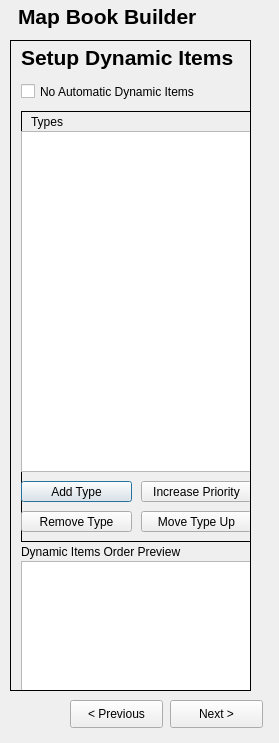
<?xml version="1.0" encoding="UTF-8"?>
<ui version="4.0">
 <class>mbb_qgis_pluginDialogBase</class>
 <widget class="QDialog" name="mbb_qgis_pluginDialogBase">
  <property name="geometry">
   <rect>
    <x>0</x>
    <y>0</y>
    <width>279</width>
    <height>743</height>
   </rect>
  </property>
  <property name="windowTitle">
   <string>Map Book Builder</string>
  </property>
  <widget class="QStackedWidget" name="stackedWidget">
   <property name="geometry">
    <rect>
     <x>10</x>
     <y>40</y>
     <width>241</width>
     <height>651</height>
    </rect>
   </property>
   <property name="frameShape">
    <enum>QFrame::Box</enum>
   </property>
   <property name="currentIndex">
    <number>3</number>
   </property>
   <widget class="QWidget" name="Setup">
    <widget class="QRadioButton" name="loadExisting">
     <property name="geometry">
      <rect>
       <x>10</x>
       <y>40</y>
       <width>161</width>
       <height>21</height>
      </rect>
     </property>
     <property name="text">
      <string>Load Existing Setup File</string>
     </property>
    </widget>
    <widget class="QRadioButton" name="modExisting">
     <property name="geometry">
      <rect>
       <x>10</x>
       <y>90</y>
       <width>161</width>
       <height>21</height>
      </rect>
     </property>
     <property name="text">
      <string>Modify Existing</string>
     </property>
    </widget>
    <widget class="QRadioButton" name="permCopyExisting">
     <property name="geometry">
      <rect>
       <x>130</x>
       <y>90</y>
       <width>191</width>
       <height>21</height>
      </rect>
     </property>
     <property name="text">
      <string>Modify a permanent copy</string>
     </property>
    </widget>
    <widget class="QRadioButton" name="tempCopyExisting">
     <property name="geometry">
      <rect>
       <x>310</x>
       <y>90</y>
       <width>191</width>
       <height>21</height>
      </rect>
     </property>
     <property name="text">
      <string>Modify a temporary copy</string>
     </property>
    </widget>
    <widget class="QRadioButton" name="newPermSetup">
     <property name="geometry">
      <rect>
       <x>10</x>
       <y>130</y>
       <width>191</width>
       <height>20</height>
      </rect>
     </property>
     <property name="text">
      <string>Save Setup File</string>
     </property>
    </widget>
    <widget class="QRadioButton" name="newTempSetup">
     <property name="geometry">
      <rect>
       <x>10</x>
       <y>200</y>
       <width>191</width>
       <height>20</height>
      </rect>
     </property>
     <property name="text">
      <string>Create Temporary Setup File</string>
     </property>
    </widget>
    <widget class="QToolButton" name="loadExistingBrowser">
     <property name="geometry">
      <rect>
       <x>630</x>
       <y>60</y>
       <width>27</width>
       <height>22</height>
      </rect>
     </property>
     <property name="text">
      <string>...</string>
     </property>
    </widget>
    <widget class="QLineEdit" name="existingSetupFile">
     <property name="geometry">
      <rect>
       <x>10</x>
       <y>60</y>
       <width>611</width>
       <height>22</height>
      </rect>
     </property>
    </widget>
    <widget class="QLineEdit" name="newSetupFile">
     <property name="geometry">
      <rect>
       <x>10</x>
       <y>150</y>
       <width>611</width>
       <height>22</height>
      </rect>
     </property>
    </widget>
    <widget class="QToolButton" name="saveSetupBrowser">
     <property name="geometry">
      <rect>
       <x>630</x>
       <y>150</y>
       <width>27</width>
       <height>22</height>
      </rect>
     </property>
     <property name="text">
      <string>...</string>
     </property>
    </widget>
    <widget class="QLabel" name="title_label_2">
     <property name="geometry">
      <rect>
       <x>10</x>
       <y>0</y>
       <width>481</width>
       <height>33</height>
      </rect>
     </property>
     <property name="text">
      <string>&lt;!DOCTYPE HTML PUBLIC &quot;-//W3C//DTD HTML 4.0//EN&quot; &quot;http://www.w3.org/TR/REC-html40/strict.dtd&quot;&gt;
&lt;html&gt;&lt;head&gt;&lt;meta name=&quot;qrichtext&quot; content=&quot;1&quot; /&gt;&lt;style type=&quot;text/css&quot;&gt;
p, li { white-space: pre-wrap; }
&lt;/style&gt;&lt;/head&gt;&lt;body style=&quot; font-family:'MS Shell Dlg 2'; font-size:8pt; font-weight:400; font-style:normal;&quot;&gt;
&lt;p style=&quot; margin-top:0px; margin-bottom:0px; margin-left:0px; margin-right:0px; -qt-block-indent:0; text-indent:0px;&quot;&gt;&lt;span style=&quot; font-family:'Sans Serif'; font-size:16pt; font-weight:600;&quot;&gt;Setup Map Book Builder Config File&lt;/span&gt;&lt;/p&gt;&lt;/body&gt;&lt;/html&gt;</string>
     </property>
     <property name="alignment">
      <set>Qt::AlignLeading|Qt::AlignLeft|Qt::AlignVCenter</set>
     </property>
    </widget>
   </widget>
   <widget class="QWidget" name="Template">
    <widget class="QTreeWidget" name="templates">
     <property name="geometry">
      <rect>
       <x>140</x>
       <y>300</y>
       <width>256</width>
       <height>192</height>
      </rect>
     </property>
     <column>
      <property name="text">
       <string notr="true">1</string>
      </property>
     </column>
    </widget>
    <widget class="QgsOpacityWidget" name="mainOverlayT" native="true">
     <property name="geometry">
      <rect>
       <x>360</x>
       <y>250</y>
       <width>160</width>
       <height>27</height>
      </rect>
     </property>
     <property name="opacity" stdset="0">
      <double>0.500000000000000</double>
     </property>
    </widget>
    <widget class="QCheckBox" name="mainOverlay">
     <property name="geometry">
      <rect>
       <x>360</x>
       <y>230</y>
       <width>131</width>
       <height>20</height>
      </rect>
     </property>
     <property name="text">
      <string>Overlay Basemap</string>
     </property>
    </widget>
    <widget class="QComboBox" name="mainBasemap">
     <property name="geometry">
      <rect>
       <x>152</x>
       <y>250</y>
       <width>201</width>
       <height>22</height>
      </rect>
     </property>
    </widget>
    <widget class="QLabel" name="title_label_3">
     <property name="geometry">
      <rect>
       <x>10</x>
       <y>0</y>
       <width>481</width>
       <height>33</height>
      </rect>
     </property>
     <property name="text">
      <string>&lt;!DOCTYPE HTML PUBLIC &quot;-//W3C//DTD HTML 4.0//EN&quot; &quot;http://www.w3.org/TR/REC-html40/strict.dtd&quot;&gt;
&lt;html&gt;&lt;head&gt;&lt;meta name=&quot;qrichtext&quot; content=&quot;1&quot; /&gt;&lt;style type=&quot;text/css&quot;&gt;
p, li { white-space: pre-wrap; }
&lt;/style&gt;&lt;/head&gt;&lt;body style=&quot; font-family:'MS Shell Dlg 2'; font-size:8pt; font-weight:400; font-style:normal;&quot;&gt;
&lt;p style=&quot; margin-top:0px; margin-bottom:0px; margin-left:0px; margin-right:0px; -qt-block-indent:0; text-indent:0px;&quot;&gt;&lt;span style=&quot; font-family:'Sans Serif'; font-size:16pt; font-weight:600;&quot;&gt;Setup Map Template&lt;/span&gt;&lt;/p&gt;&lt;/body&gt;&lt;/html&gt;</string>
     </property>
     <property name="alignment">
      <set>Qt::AlignLeading|Qt::AlignLeft|Qt::AlignVCenter</set>
     </property>
    </widget>
   </widget>
   <widget class="QWidget" name="Consistent">
    <widget class="QLabel" name="title_label_4">
     <property name="geometry">
      <rect>
       <x>10</x>
       <y>0</y>
       <width>481</width>
       <height>33</height>
      </rect>
     </property>
     <property name="text">
      <string>&lt;!DOCTYPE HTML PUBLIC &quot;-//W3C//DTD HTML 4.0//EN&quot; &quot;http://www.w3.org/TR/REC-html40/strict.dtd&quot;&gt;
&lt;html&gt;&lt;head&gt;&lt;meta name=&quot;qrichtext&quot; content=&quot;1&quot; /&gt;&lt;style type=&quot;text/css&quot;&gt;
p, li { white-space: pre-wrap; }
&lt;/style&gt;&lt;/head&gt;&lt;body style=&quot; font-family:'MS Shell Dlg 2'; font-size:8pt; font-weight:400; font-style:normal;&quot;&gt;
&lt;p style=&quot; margin-top:0px; margin-bottom:0px; margin-left:0px; margin-right:0px; -qt-block-indent:0; text-indent:0px;&quot;&gt;&lt;span style=&quot; font-family:'Sans Serif'; font-size:16pt; font-weight:600;&quot;&gt;Setup Consistent Items&lt;/span&gt;&lt;/p&gt;&lt;/body&gt;&lt;/html&gt;</string>
     </property>
     <property name="alignment">
      <set>Qt::AlignLeading|Qt::AlignLeft|Qt::AlignVCenter</set>
     </property>
    </widget>
   </widget>
   <widget class="QWidget" name="Dynamic">
    <widget class="QLabel" name="title_label_5">
     <property name="geometry">
      <rect>
       <x>10</x>
       <y>0</y>
       <width>481</width>
       <height>33</height>
      </rect>
     </property>
     <property name="text">
      <string>&lt;!DOCTYPE HTML PUBLIC &quot;-//W3C//DTD HTML 4.0//EN&quot; &quot;http://www.w3.org/TR/REC-html40/strict.dtd&quot;&gt;
&lt;html&gt;&lt;head&gt;&lt;meta name=&quot;qrichtext&quot; content=&quot;1&quot; /&gt;&lt;style type=&quot;text/css&quot;&gt;
p, li { white-space: pre-wrap; }
&lt;/style&gt;&lt;/head&gt;&lt;body style=&quot; font-family:'MS Shell Dlg 2'; font-size:8pt; font-weight:400; font-style:normal;&quot;&gt;
&lt;p style=&quot; margin-top:0px; margin-bottom:0px; margin-left:0px; margin-right:0px; -qt-block-indent:0; text-indent:0px;&quot;&gt;&lt;span style=&quot; font-family:'Sans Serif'; font-size:16pt; font-weight:600;&quot;&gt;Setup Dynamic Items&lt;/span&gt;&lt;/p&gt;&lt;/body&gt;&lt;/html&gt;</string>
     </property>
     <property name="alignment">
      <set>Qt::AlignLeading|Qt::AlignLeft|Qt::AlignVCenter</set>
     </property>
    </widget>
    <widget class="QCheckBox" name="checkBox">
     <property name="geometry">
      <rect>
       <x>10</x>
       <y>40</y>
       <width>201</width>
       <height>21</height>
      </rect>
     </property>
     <property name="text">
      <string>No Automatic Dynamic Items</string>
     </property>
    </widget>
    <widget class="QListWidget" name="previewList">
     <property name="geometry">
      <rect>
       <x>10</x>
       <y>520</y>
       <width>831</width>
       <height>141</height>
      </rect>
     </property>
     <property name="horizontalScrollBarPolicy">
      <enum>Qt::ScrollBarAlwaysOff</enum>
     </property>
     <property name="editTriggers">
      <set>QAbstractItemView::NoEditTriggers</set>
     </property>
     <property name="showDropIndicator" stdset="0">
      <bool>false</bool>
     </property>
     <property name="defaultDropAction">
      <enum>Qt::IgnoreAction</enum>
     </property>
     <property name="alternatingRowColors">
      <bool>true</bool>
     </property>
     <property name="selectionMode">
      <enum>QAbstractItemView::NoSelection</enum>
     </property>
    </widget>
    <widget class="QLabel" name="label">
     <property name="geometry">
      <rect>
       <x>10</x>
       <y>500</y>
       <width>311</width>
       <height>21</height>
      </rect>
     </property>
     <property name="text">
      <string>Dynamic Items Order Preview</string>
     </property>
    </widget>
    <widget class="QFrame" name="Types">
     <property name="geometry">
      <rect>
       <x>10</x>
       <y>70</y>
       <width>231</width>
       <height>431</height>
      </rect>
     </property>
     <property name="frameShape">
      <enum>QFrame::Box</enum>
     </property>
     <property name="frameShadow">
      <enum>QFrame::Plain</enum>
     </property>
     <widget class="QLabel" name="label_4">
      <property name="geometry">
       <rect>
        <x>10</x>
        <y>0</y>
        <width>71</width>
        <height>21</height>
       </rect>
      </property>
      <property name="text">
       <string>Types</string>
      </property>
     </widget>
     <widget class="QPushButton" name="tAdd">
      <property name="geometry">
       <rect>
        <x>0</x>
        <y>370</y>
        <width>111</width>
        <height>21</height>
       </rect>
      </property>
      <property name="text">
       <string>Add Type</string>
      </property>
      <property name="checkable">
       <bool>false</bool>
      </property>
     </widget>
     <widget class="QPushButton" name="tRemove">
      <property name="geometry">
       <rect>
        <x>0</x>
        <y>400</y>
        <width>111</width>
        <height>21</height>
       </rect>
      </property>
      <property name="text">
       <string>Remove Type</string>
      </property>
     </widget>
     <widget class="QPushButton" name="tMoveUp">
      <property name="geometry">
       <rect>
        <x>120</x>
        <y>400</y>
        <width>111</width>
        <height>21</height>
       </rect>
      </property>
      <property name="text">
       <string>Move Type Up</string>
      </property>
     </widget>
     <widget class="QPushButton" name="tIncrease">
      <property name="geometry">
       <rect>
        <x>120</x>
        <y>370</y>
        <width>111</width>
        <height>21</height>
       </rect>
      </property>
      <property name="text">
       <string>Increase Priority</string>
      </property>
     </widget>
     <widget class="QTreeWidget" name="tTree">
      <property name="geometry">
       <rect>
        <x>0</x>
        <y>20</y>
        <width>231</width>
        <height>341</height>
       </rect>
      </property>
      <property name="lineWidth">
       <number>0</number>
      </property>
      <property name="alternatingRowColors">
       <bool>true</bool>
      </property>
      <property name="selectionBehavior">
       <enum>QAbstractItemView::SelectItems</enum>
      </property>
      <property name="autoExpandDelay">
       <number>0</number>
      </property>
      <property name="itemsExpandable">
       <bool>true</bool>
      </property>
      <property name="sortingEnabled">
       <bool>false</bool>
      </property>
      <property name="wordWrap">
       <bool>true</bool>
      </property>
      <property name="columnCount">
       <number>1</number>
      </property>
      <attribute name="headerVisible">
       <bool>false</bool>
      </attribute>
      <attribute name="headerMinimumSectionSize">
       <number>49</number>
      </attribute>
      <attribute name="headerShowSortIndicator" stdset="0">
       <bool>false</bool>
      </attribute>
      <column>
       <property name="text">
        <string notr="true">1</string>
       </property>
      </column>
     </widget>
    </widget>
    <widget class="QFrame" name="Scenarios">
     <property name="geometry">
      <rect>
       <x>490</x>
       <y>70</y>
       <width>351</width>
       <height>431</height>
      </rect>
     </property>
     <property name="frameShape">
      <enum>QFrame::Box</enum>
     </property>
     <property name="frameShadow">
      <enum>QFrame::Plain</enum>
     </property>
     <widget class="QLabel" name="label_6">
      <property name="geometry">
       <rect>
        <x>10</x>
        <y>0</y>
        <width>71</width>
        <height>21</height>
       </rect>
      </property>
      <property name="text">
       <string>Scenarios</string>
      </property>
     </widget>
     <widget class="QPushButton" name="sAdd">
      <property name="geometry">
       <rect>
        <x>0</x>
        <y>370</y>
        <width>111</width>
        <height>21</height>
       </rect>
      </property>
      <property name="text">
       <string>Add Scenario</string>
      </property>
     </widget>
     <widget class="QPushButton" name="sRemove">
      <property name="geometry">
       <rect>
        <x>0</x>
        <y>400</y>
        <width>231</width>
        <height>21</height>
       </rect>
      </property>
      <property name="text">
       <string>Remove (Sub-)Scenario</string>
      </property>
     </widget>
     <widget class="QPushButton" name="sMoveUp">
      <property name="geometry">
       <rect>
        <x>240</x>
        <y>400</y>
        <width>111</width>
        <height>21</height>
       </rect>
      </property>
      <property name="text">
       <string>Move Type Up</string>
      </property>
     </widget>
     <widget class="QPushButton" name="sIncrease">
      <property name="geometry">
       <rect>
        <x>240</x>
        <y>370</y>
        <width>111</width>
        <height>21</height>
       </rect>
      </property>
      <property name="text">
       <string>Increase Priority</string>
      </property>
     </widget>
     <widget class="QTreeWidget" name="sTree">
      <property name="geometry">
       <rect>
        <x>0</x>
        <y>20</y>
        <width>351</width>
        <height>341</height>
       </rect>
      </property>
      <property name="lineWidth">
       <number>0</number>
      </property>
      <property name="alternatingRowColors">
       <bool>true</bool>
      </property>
      <property name="selectionBehavior">
       <enum>QAbstractItemView::SelectItems</enum>
      </property>
      <property name="autoExpandDelay">
       <number>0</number>
      </property>
      <property name="itemsExpandable">
       <bool>true</bool>
      </property>
      <property name="sortingEnabled">
       <bool>false</bool>
      </property>
      <property name="wordWrap">
       <bool>true</bool>
      </property>
      <property name="columnCount">
       <number>1</number>
      </property>
      <attribute name="headerVisible">
       <bool>false</bool>
      </attribute>
      <attribute name="headerShowSortIndicator" stdset="0">
       <bool>false</bool>
      </attribute>
      <column>
       <property name="text">
        <string notr="true">1</string>
       </property>
      </column>
     </widget>
     <widget class="QPushButton" name="sAdd_2">
      <property name="geometry">
       <rect>
        <x>120</x>
        <y>370</y>
        <width>111</width>
        <height>21</height>
       </rect>
      </property>
      <property name="text">
       <string>Add Sub-Scenario</string>
      </property>
     </widget>
    </widget>
    <widget class="QFrame" name="Events">
     <property name="geometry">
      <rect>
       <x>250</x>
       <y>70</y>
       <width>231</width>
       <height>431</height>
      </rect>
     </property>
     <property name="frameShape">
      <enum>QFrame::Box</enum>
     </property>
     <property name="frameShadow">
      <enum>QFrame::Plain</enum>
     </property>
     <widget class="QLabel" name="label_2">
      <property name="geometry">
       <rect>
        <x>10</x>
        <y>0</y>
        <width>71</width>
        <height>21</height>
       </rect>
      </property>
      <property name="text">
       <string>Events</string>
      </property>
     </widget>
     <widget class="QPushButton" name="eAdd">
      <property name="geometry">
       <rect>
        <x>0</x>
        <y>370</y>
        <width>111</width>
        <height>21</height>
       </rect>
      </property>
      <property name="text">
       <string>Add Event</string>
      </property>
     </widget>
     <widget class="QPushButton" name="eRemove">
      <property name="geometry">
       <rect>
        <x>0</x>
        <y>400</y>
        <width>111</width>
        <height>21</height>
       </rect>
      </property>
      <property name="text">
       <string>Remove Event</string>
      </property>
     </widget>
     <widget class="QPushButton" name="eMoveUp">
      <property name="geometry">
       <rect>
        <x>120</x>
        <y>400</y>
        <width>111</width>
        <height>21</height>
       </rect>
      </property>
      <property name="text">
       <string>Move Event Up</string>
      </property>
     </widget>
     <widget class="QPushButton" name="eIncrease">
      <property name="geometry">
       <rect>
        <x>120</x>
        <y>370</y>
        <width>111</width>
        <height>21</height>
       </rect>
      </property>
      <property name="text">
       <string>Increase Priority</string>
      </property>
     </widget>
     <widget class="QTreeWidget" name="eTree">
      <property name="geometry">
       <rect>
        <x>0</x>
        <y>20</y>
        <width>231</width>
        <height>341</height>
       </rect>
      </property>
      <property name="lineWidth">
       <number>0</number>
      </property>
      <property name="alternatingRowColors">
       <bool>true</bool>
      </property>
      <property name="selectionBehavior">
       <enum>QAbstractItemView::SelectItems</enum>
      </property>
      <property name="autoExpandDelay">
       <number>0</number>
      </property>
      <property name="itemsExpandable">
       <bool>true</bool>
      </property>
      <property name="sortingEnabled">
       <bool>false</bool>
      </property>
      <property name="wordWrap">
       <bool>true</bool>
      </property>
      <property name="columnCount">
       <number>1</number>
      </property>
      <attribute name="headerVisible">
       <bool>false</bool>
      </attribute>
      <attribute name="headerShowSortIndicator" stdset="0">
       <bool>false</bool>
      </attribute>
      <column>
       <property name="text">
        <string notr="true">1</string>
       </property>
      </column>
     </widget>
    </widget>
   </widget>
   <widget class="QWidget" name="Review">
    <widget class="QLabel" name="title_label_6">
     <property name="geometry">
      <rect>
       <x>10</x>
       <y>0</y>
       <width>481</width>
       <height>33</height>
      </rect>
     </property>
     <property name="text">
      <string>&lt;!DOCTYPE HTML PUBLIC &quot;-//W3C//DTD HTML 4.0//EN&quot; &quot;http://www.w3.org/TR/REC-html40/strict.dtd&quot;&gt;
&lt;html&gt;&lt;head&gt;&lt;meta name=&quot;qrichtext&quot; content=&quot;1&quot; /&gt;&lt;style type=&quot;text/css&quot;&gt;
p, li { white-space: pre-wrap; }
&lt;/style&gt;&lt;/head&gt;&lt;body style=&quot; font-family:'MS Shell Dlg 2'; font-size:8pt; font-weight:400; font-style:normal;&quot;&gt;
&lt;p style=&quot; margin-top:0px; margin-bottom:0px; margin-left:0px; margin-right:0px; -qt-block-indent:0; text-indent:0px;&quot;&gt;&lt;span style=&quot; font-family:'Sans Serif'; font-size:16pt; font-weight:600;&quot;&gt;Review of Maps to be created&lt;/span&gt;&lt;/p&gt;&lt;/body&gt;&lt;/html&gt;</string>
     </property>
     <property name="alignment">
      <set>Qt::AlignLeading|Qt::AlignLeft|Qt::AlignVCenter</set>
     </property>
    </widget>
   </widget>
  </widget>
  <widget class="QPushButton" name="nextButton">
   <property name="geometry">
    <rect>
     <x>170</x>
     <y>700</y>
     <width>93</width>
     <height>28</height>
    </rect>
   </property>
   <property name="text">
    <string>Next &gt;</string>
   </property>
  </widget>
  <widget class="QPushButton" name="prevButton">
   <property name="enabled">
    <bool>true</bool>
   </property>
   <property name="geometry">
    <rect>
     <x>70</x>
     <y>700</y>
     <width>93</width>
     <height>28</height>
    </rect>
   </property>
   <property name="text">
    <string>&lt; Previous</string>
   </property>
   <property name="checkable">
    <bool>false</bool>
   </property>
   <property name="checked">
    <bool>false</bool>
   </property>
   <property name="autoExclusive">
    <bool>false</bool>
   </property>
  </widget>
  <widget class="QLabel" name="title_label">
   <property name="geometry">
    <rect>
     <x>18</x>
     <y>0</y>
     <width>251</width>
     <height>33</height>
    </rect>
   </property>
   <property name="text">
    <string>&lt;!DOCTYPE HTML PUBLIC &quot;-//W3C//DTD HTML 4.0//EN&quot; &quot;http://www.w3.org/TR/REC-html40/strict.dtd&quot;&gt;
&lt;html&gt;&lt;head&gt;&lt;meta name=&quot;qrichtext&quot; content=&quot;1&quot; /&gt;&lt;style type=&quot;text/css&quot;&gt;
p, li { white-space: pre-wrap; }
&lt;/style&gt;&lt;/head&gt;&lt;body style=&quot; font-family:'MS Shell Dlg 2'; font-size:8pt; font-weight:400; font-style:normal;&quot;&gt;
&lt;p style=&quot; margin-top:0px; margin-bottom:0px; margin-left:0px; margin-right:0px; -qt-block-indent:0; text-indent:0px;&quot;&gt;&lt;span style=&quot; font-family:'Sans Serif'; font-size:16pt; font-weight:600;&quot;&gt;Map Book Builder&lt;/span&gt;&lt;/p&gt;&lt;/body&gt;&lt;/html&gt;</string>
   </property>
   <property name="alignment">
    <set>Qt::AlignLeading|Qt::AlignLeft|Qt::AlignVCenter</set>
   </property>
  </widget>
 </widget>
 <customwidgets>
  <customwidget>
   <class>QgsOpacityWidget</class>
   <extends>QWidget</extends>
   <header>qgsopacitywidget.h</header>
  </customwidget>
 </customwidgets>
 <resources/>
 <connections/>
</ui>
